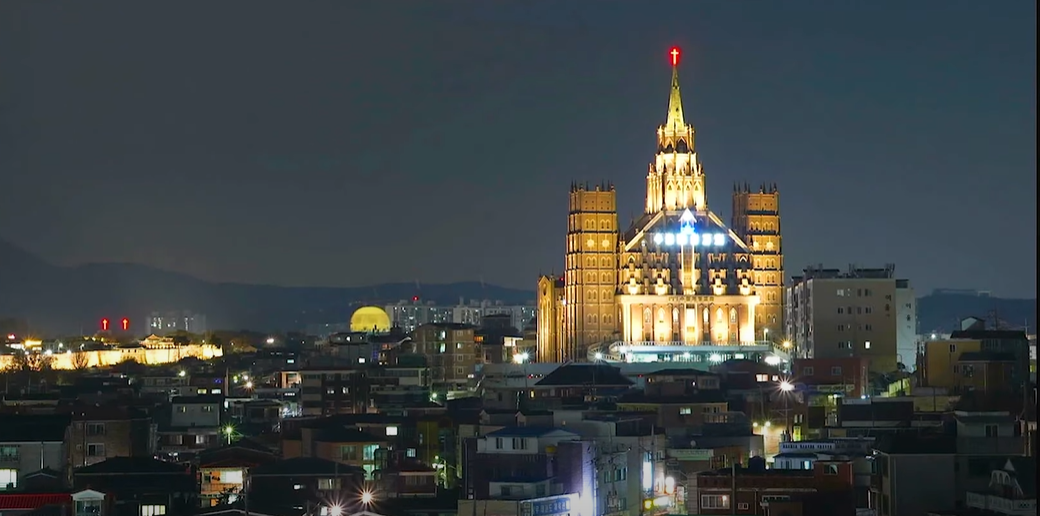
#> input picture denoising/img/05.png, 1040 x 516 px, found by its file name
$ python image_3.py
#> lines starting #> are read from the running program, lines starting #| are printed output that depends on the picture
import cv2
import numpy as np

org = "denoising/img/mission_image05.png"
url = "denoising/img/05.png"

img = cv2.imread(url)
#> img is the input picture: shape (516, 1040, 3); mean B, G, R 68.7, 68.3, 62.5

# 필터적용
denoised = cv2.fastNlMeansDenoisingColored(img, None, 7, 7)

# 밝기, 컨트라스트 조절
brightness = cv2.convertScaleAbs(denoised, alpha=1, beta=-25)
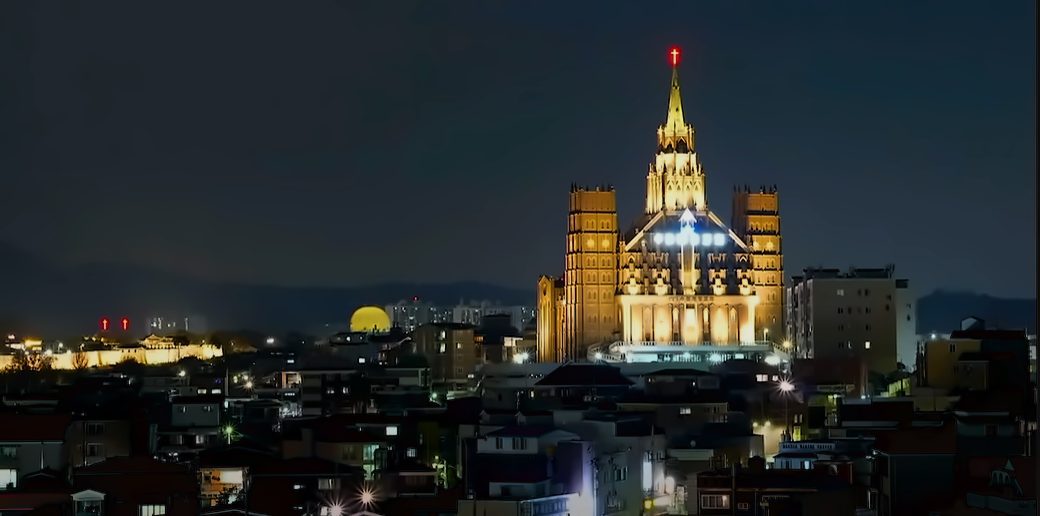
#> brightness: shape (516, 1040, 3); mean B, G, R 44.1, 43.5, 38.5

# 샤프닝 적용
kernel = np.array([[-0.25, -0.25, -0.25], [-0.25, 3.00, -0.25], [-0.25, -0.25, -0.25]])
result = cv2.filter2D(brightness, -1, kernel)

cv2.imshow("original", img)
cv2.imshow("Result", result)

# cv2.imwrite("result_03.png", result)

cv2.waitKey(0)
cv2.destroyAllWindows()

$ run again, with denoising/img/01.png copied over denoising/img/05.png
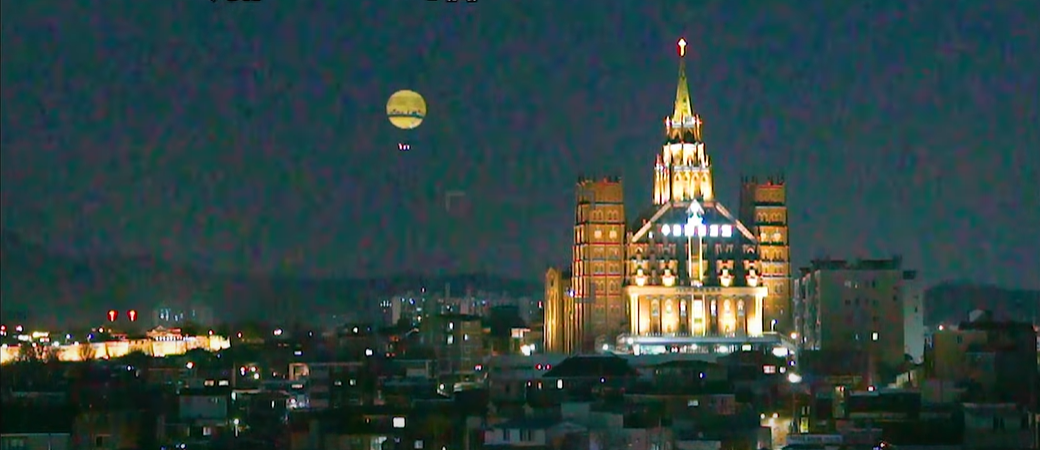
#> input picture denoising/img/01.png, 1040 x 450 px, found by its file name
#> img is the input picture: shape (450, 1040, 3); mean B, G, R 65.5, 66.9, 47.1
#> `brightness = cv2.convertScaleAbs(denoised, alpha=1, beta=-25)`:
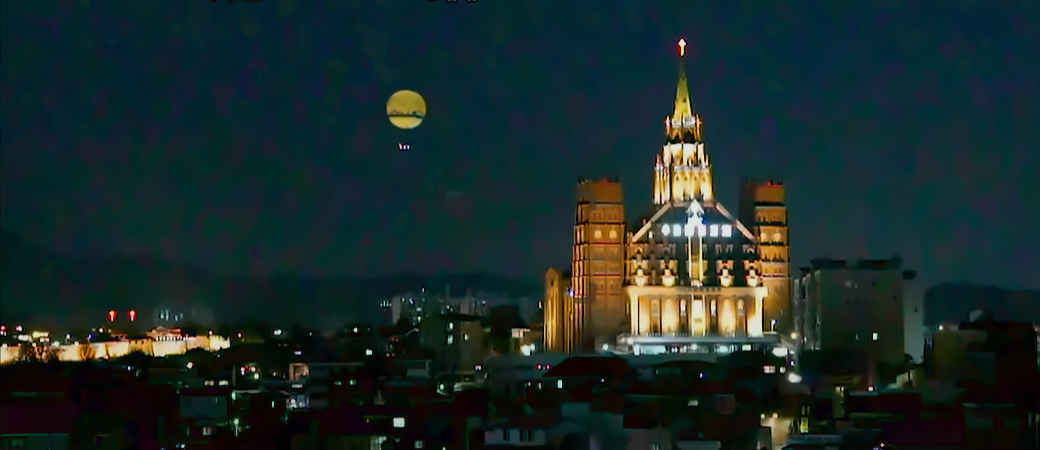
#> brightness: shape (450, 1040, 3); mean B, G, R 41, 41.7, 25.1

$ run again, with denoising/img/03.png copied over denoising/img/05.png
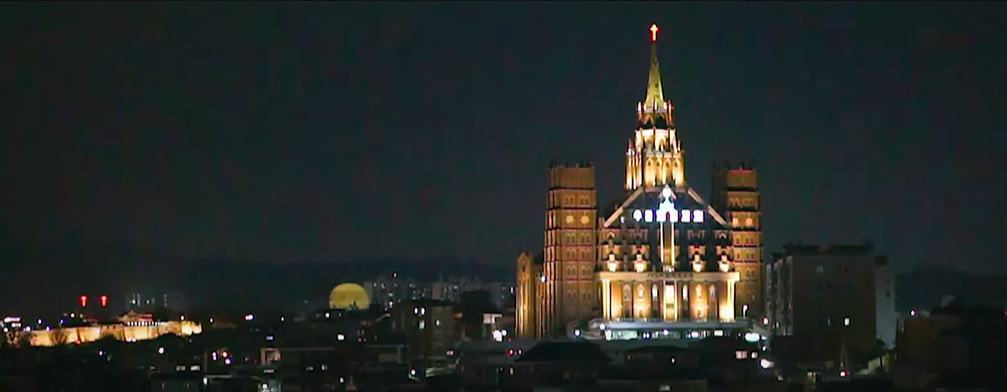
#> input picture denoising/img/03.png, 1007 x 392 px, found by its file name
#> img is the input picture: shape (392, 1007, 3); mean B, G, R 39.9, 42.2, 38.1
#> `brightness = cv2.convertScaleAbs(denoised, alpha=1, beta=-25)`:
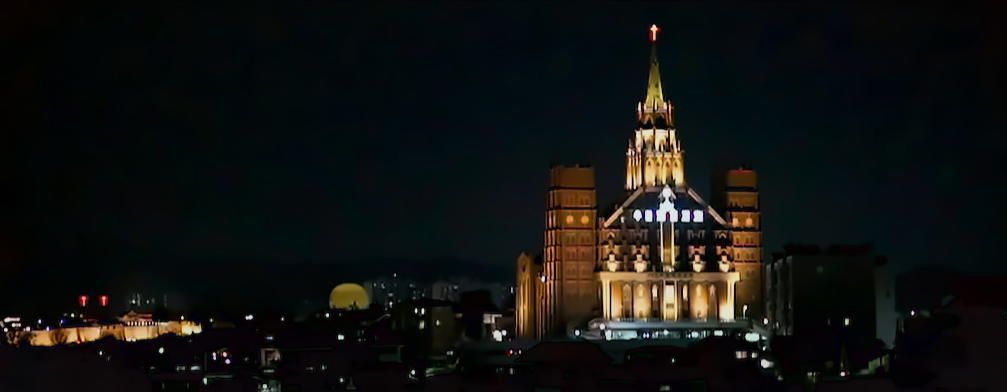
#> brightness: shape (392, 1007, 3); mean B, G, R 16.5, 17.9, 16.4
